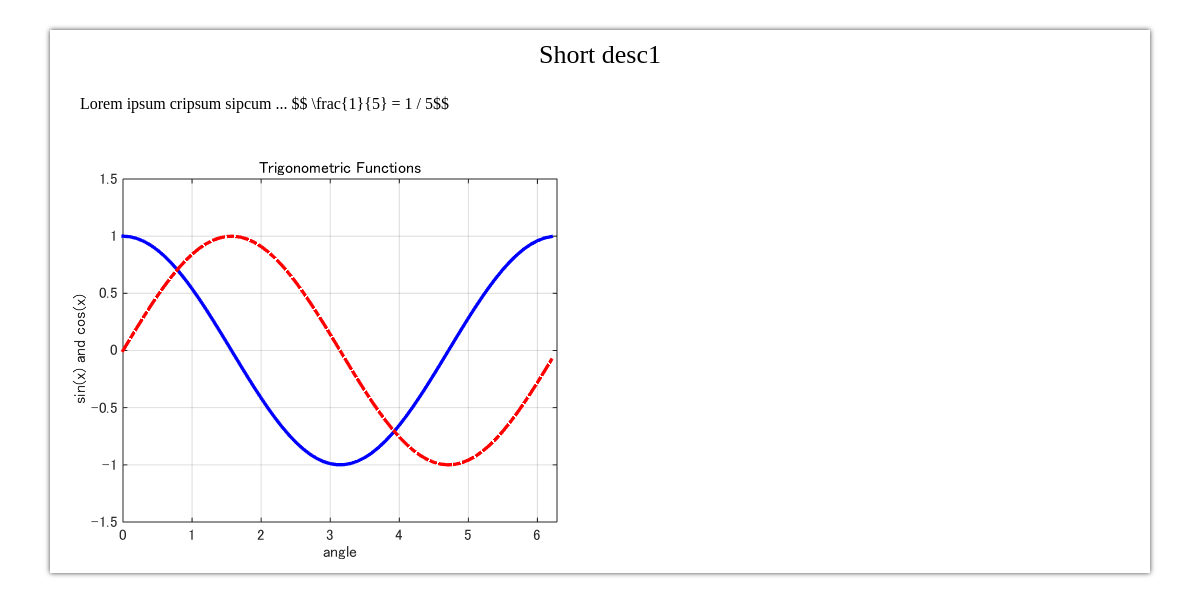
Page /elements/text_result/1/ on the committed database.
### elements/models.py (models this page shows, shortened)
class TextResult(models.Model):
  short_description = models.CharField(max_length=100)
  detailed_description = models.TextField(max_length=3000)
  visual_description = models.ImageField(upload_to='uploads', blank=True)
  paper = models.ForeignKey(Paper, on_delete=models.CASCADE)

### elements/views.py (the view)
# urls.py: path('text_result/<int:text_result_id>/', views.text_result_view,
def text_result_view(request, text_result_id):
  text_result = get_object_or_404(TextResult, pk=text_result_id)
  context = {'result': text_result}
  return render(request, "elements/text_result.html", context)

### elements/templates/elements/text_result.html
{% extends "base_element.html" %}
{% load static %}
{% block css-include %}
    <link rel="stylesheet" type="text/css" href="{% static 'styles/method.css' %}"/>
{% endblock %}
{% block content %}
    <header>{{ result.short_description }}</header>
    <div id="description">{{ result.detailed_description }}</div>
    {% if result.visual_description %}
    <div id="visual-description">
        <img src="{{ result.visual_description.url }}"/>
    </div>
    {% endif %}
{% endblock content %}

### elements/static/styles/method.css (style rules this page uses)
#element header { font-size: 26px; width: 700px; text-align: center; margin-left: auto; margin-right: auto; padding-top: 10px; }
#element #description { font-size: 16px; margin-left: 30px; margin-right: 30px; margin-top: 25px; padding-bottom: 35px; }

### rows in the picture
TextResult: short_description "Short desc1", detailed_description "Lorem ipsum cripsum sipcum ... $$ \\frac{1}{5} = 1 / 5$$", visual_description (picture)
